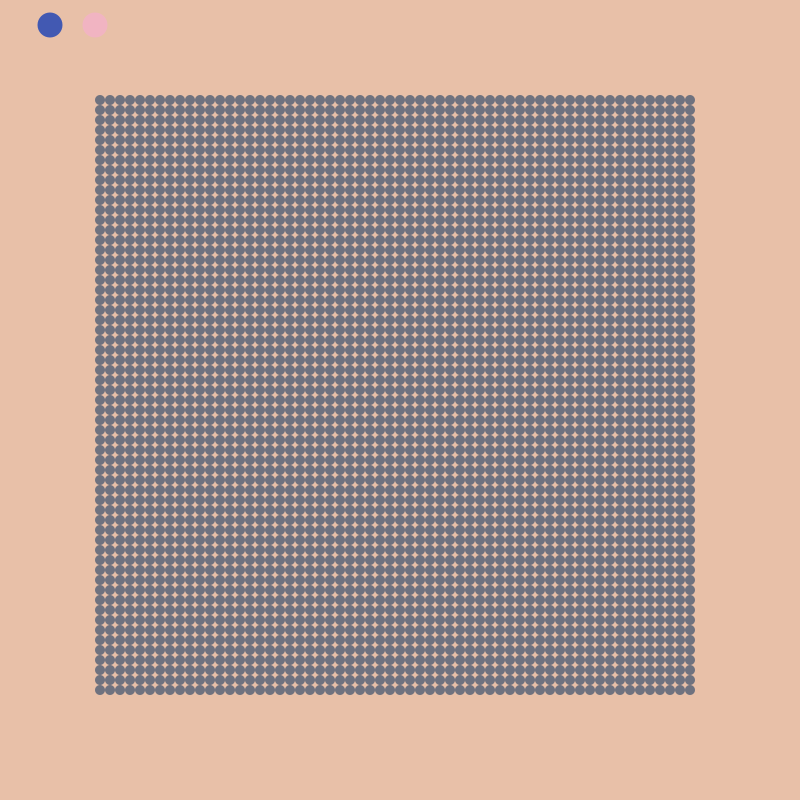
Frame 1 (no input)
Frame 60 (the mouse pressed at the canvas centre just before this capture): identical to frame 1, image omitted
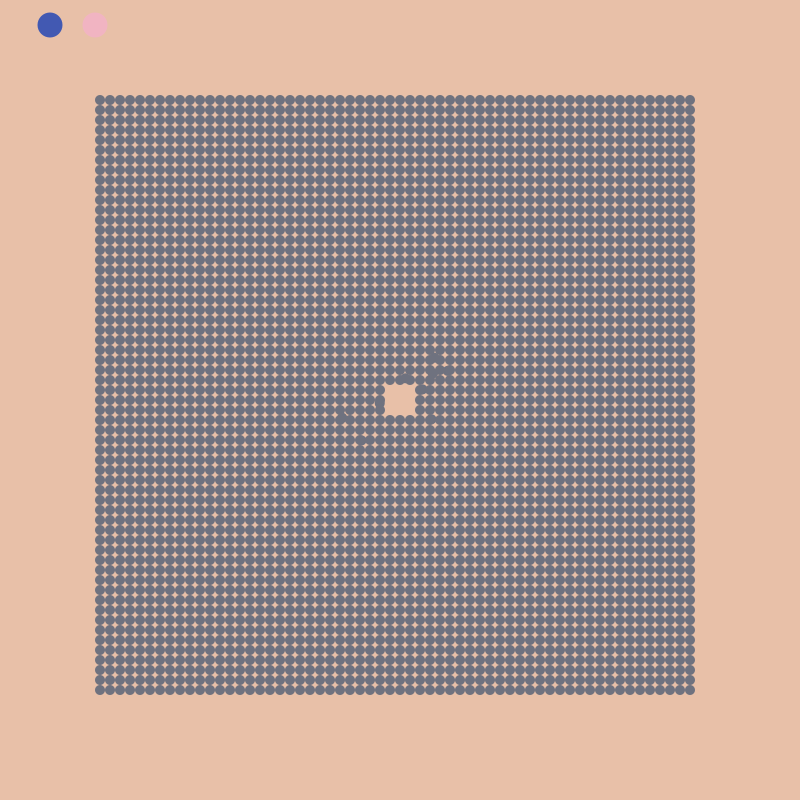
Frame 120 (the mouse held since frame 60 and released just before this capture)

The Processing sketch that drew these frames (run headless with seeded random() and noise(); from frame 60 on, the mouse is pressed at the canvas centre):

// Processing sketch: Final_04
// ── Final_04.pde
//Isabel Chen: Creative Coding Final Project: due 17 December 2015 

/* This project will use the kinect for its interactivity.
 It will simulate disturbances in the human population and show how people remain united together*/

//REFERENCES
//https://processing.org/examples/simpleparticlesystem.html
//Dan Shiffman's YouTube videos
//Dot[][] dots = new Dot[400][400]; //setting up the 2D array
int size = 600; //size of array
int increase = 10; //amount increased through each for loop
int click = 0;
int value = 0;

int i = 0;
int y = 0;

color orange = color(232, 192, 168);
color blue = color(66, 89, 178);
color pink = color(241, 180, 194);

Dot[][] dots = new Dot[size][size]; //temporary smaller array for program to run faster


void setup() {
  size(800, 800);
  //frameRate(120);
  
  for (int i = 0; i < size; i+= increase) { //i < 400
    for (int y = 0; y < size; y+= increase) { //y < 400
      dots[i][y] = new Dot(i + 100, y + 100, 10, 5);
    }
  }
} // void setup()

void draw() {

  if (click == 0) {
    background(orange); 
    square();
  }
  if (click == 1) {
    background(blue);
    square1();
  }
  if (click == 2){
    background(pink);
    square2();
  }

    //PSEUDOCODE
    //when mouse moves through the square, the particles break apart
    //add a function that will make the particles return to the original shape
    //think about what will happen over time, beyond just moving particles
    //keep it engaging and interesting // :(
} //void draw()

void keyReleased() {
  if(key == 32)
  {
    background(255);
    reset();
    square();
  }
    
  
}

void square() { //repel

    for (int i = 0; i < size; i+= increase) { // i < 400
      for (int y = 0; y < size; y+= increase) { // y < 400

        dots[i][y].display();
        dots[i][y].moveAway();
        dots[i][y].update();
      }
    }
    
    button(15, 25, orange);
    button(50, 25, blue);
    button(95, 25, pink);
    
} //void square()

void square1() { //attract

    for (int i = 0; i < size; i+= increase) { // i < 400
      for (int y = 0; y < size; y+= increase) { // y < 400
        dots[i][y].display();
        dots[i][y].moveClose();
        dots[i][y].update();
      }
    }
    button(15, 25, orange);
    button(50, 25, blue);
    button(95, 25, pink);
} //void square()

void square2(){ //drops
   for (int i = 0; i < size; i+= increase) { // i < 400
      for (int y = 0; y < size; y+= increase) { // y < 400

        dots[i][y].display();
        dots[i][y].move();
        dots[i][y].update();
      }
    }
    button(15, 25, orange);
    button(50, 25, blue);
    button(95, 25, pink);
} //void square2()

/***reset does not work... */
void reset(){ //reset the variables so that it returns to a grid
  for (int i = 0; i < size; i+= increase) { //i < 400
    for (int y = 0; y < size; y+= increase) { //y < 400
      dots[i][y] = new Dot(i + 100, y + 100, 10, 5);
    }
  }
} //void reset()

void button(int buttonX, int buttonY, color b){ //select which color
  fill(b);
  ellipse(buttonX, buttonY, 25, 25);
  
}//void button()

void mouseClicked(){ //selecting buttons!

  if((mouseX < 28) && (mouseX > 2) && (mouseY < 39) && (mouseY > 13)){
    click = 0;
  }
  if((mouseX < 63) && (mouseX > 47) && (mouseY < 39) && (mouseY > 13)){
    click = 1;
  }
  if((mouseX < 108) && (mouseX > 82) && (mouseY < 39) && (mouseY > 13)){
    click = 2;
  }
}
// ── Dot.pde
/*
*
*I tried using vectors but it doesn't work :(
*
*/

//Processing class reference: https://processing.org/reference/class.html
//Agent and Enemy example


float gravity = 0.11;
float friction = -0.94;;

class Dot{
  
  //GLOBAL VARIABLES
  int max, rad;
  float xpos, ypos,  maxSpeed, maxForce, xpos_, ypos_;
  PVector location, velocity, acceleration, mouse;
  boolean tempX = false;
  boolean tempY = false;
  
  float vx, vy;

  
  //CONSTRUCTOR
  Dot(float x, float y, float _maxSpeed, float _maxForce){
    ypos = y;
    xpos = x;
    mouse = new PVector(mouseX, mouseY);
    float mappedX = map (mouseX, 0, width, -50, 50);
    float mappedY = map (mouseY, 0, height, -50, 50);
    location = new PVector(mappedX, mappedY);
    velocity = new PVector(random(-10, 20), random(20,-20));
    acceleration = new PVector(0, -0.05);
    
    maxSpeed = _maxSpeed;
    maxForce = _maxForce;
    max = 10;
    
    rad = 20; //radius of the circle
    
    vx = 0;
    vy = 0;
    
    
  } //Dot()
  
  //FUNCTIONS
  void update() {
    //velocity.add(acceleration);
    velocity.limit(max);
    //location.add(velocity);
    acceleration.mult(0);

  
  } //void update()

 
  void display() {
  
      noStroke();
      if((mouseX < xpos + rad) && (mouseX > xpos - rad) && (mouseY < ypos + rad) && (mouseY > ypos - rad)){
        fill(108, 196, 229);
      } else {
        fill(111, 114, 127);
      }
      //float mappedX=map(mouseX,0,width,-5,5);
      //float mappedY=map(mouseY,0,height,-5,5);
      ellipse(xpos, ypos, rad/2, rad/2);
      
      
  } //void display()
  
  void moveAway(){ // if the cursor touches the dots, moves away

    //if mouse is within a certain radius of each individual dot,
    //then the dot will move away
    if((mouseX < xpos + rad) && (mouseX > xpos - rad) && (mouseY < ypos + rad) && (mouseY > ypos - rad)){
        tempX = true;
        tempY = true;
        xpos += random(-50, 50);
        ypos += random(-50, 50);
        print(xpos);
        //translate(20, 20);

        //print("true"); //test to see if program recognizes the dot placements with mouse  
     } else {
         tempX = false;
         tempY = false;
     }
  
  } //void moveAway()
  
  void moveClose(){ //interacted dots move towards the mouse
    if((mouseX < xpos + rad) && (mouseX > xpos - rad) && (mouseY < ypos + rad) && (mouseY > ypos - rad)){
        tempX = true;
        tempY = true;
        float a = sq(rad);
        xpos = mouseX + PI*a;
        ypos = mouseY + PI*a;
        //print("true"); //test to see if program recognizes the dot placements with mouse  
     } else {
         tempX = false;
         tempY = false;
     }
  } //void moveClose()
    
  void move() { //the whole thing falls down due to gravity
    vy += gravity;
    xpos += vx;
    ypos += vy;
    if (xpos + rad/2 > width) {
      xpos = width - rad/2;
      vx *= friction; 
    }
    else if (xpos - rad/2 < 0) {
      xpos = rad/2;
      vx *= friction;
    }
    if (ypos + rad/2 > height) {
      ypos = height - rad/2;
      vy *= friction; 
    } 
    else if (ypos - rad/2 < 0) {
      ypos = rad/2;
      vy *= friction;
    }
  }
  
  
} //class Dot
